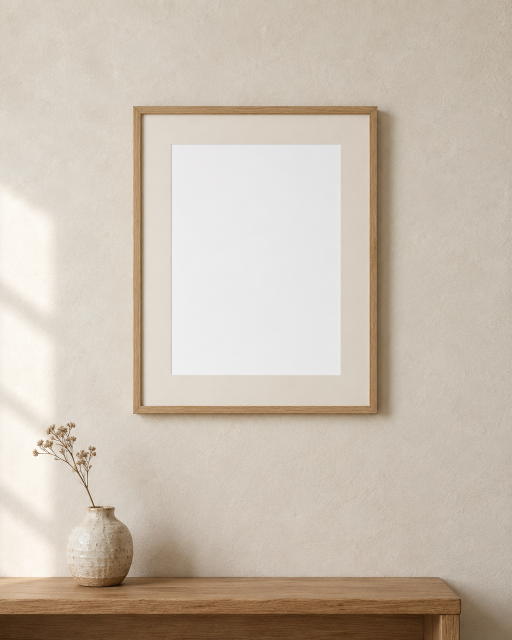
#> input picture mockups/scenes/frame-wall.png, 1024 x 1280 px (shown at 1/2 size)
$ python mockup.py mockups/scenes/frame-wall.png builds/hummingbird-print/fixed.jpg builds/hummingbird-print/mockup-frame.jpg
#> lines starting #> are read from the running program, lines starting #| are printed output that depends on the picture
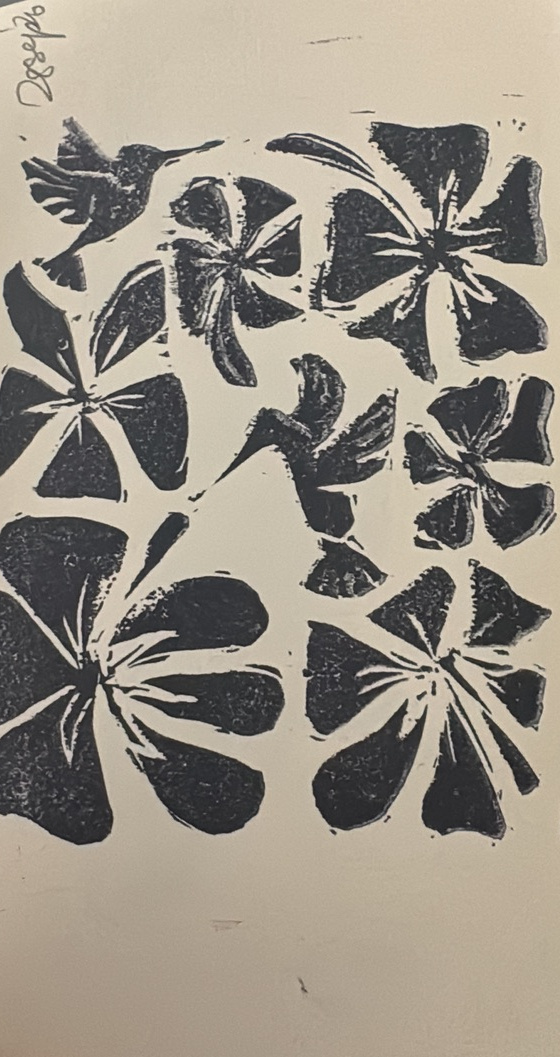
#> input picture builds/hummingbird-print/fixed.jpg, 560 x 1057 px
#> in place, scene is the input picture: PIL image 1024x1280 RGB; mean R, G, B 201.4, 189.8, 176.2
#!/usr/bin/env python3
"""Place a print photo into a mockup scene's blank area (a frame window, a blank sheet).

  python3 mockup.py mockups/scenes/frame-wall.png builds/hummingbird-print/fixed.jpg builds/hummingbird-print/mockup-frame.jpg
  python3 mockup.py --test

The blank area is found by flood-filling from the middle of the scene, so scenes must be
front-facing with the blank area over the centre. The print is only scaled to fit (contain):
never warped, recoloured or cropped.
Needs Pillow: pip install pillow
"""
import sys
from PIL import Image, ImageDraw

MARK = (255, 0, 255)


def blank_area(scene, tolerance=24):
#> called with tolerance = 24
    probe = scene.copy()
    ImageDraw.floodfill(probe, (scene.width // 2, scene.height // 2), MARK, thresh=tolerance)
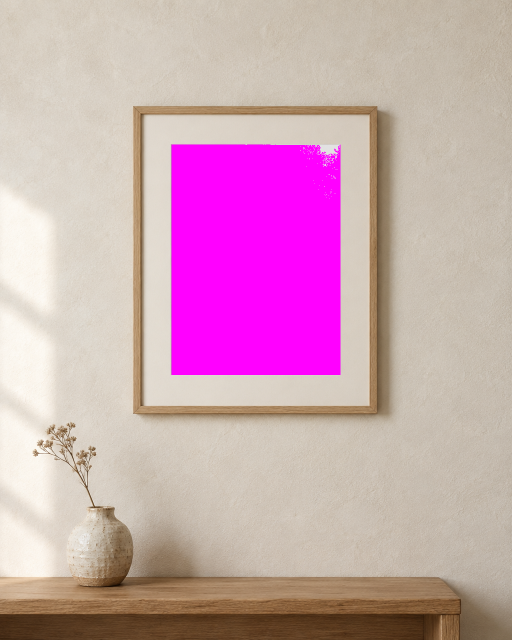
#> probe: PIL image 1024x1280 RGB (shown at 1/2 size); mean R, G, B 203.9, 162.3, 178.8
    mask = Image.new("L", scene.size, 0)
#> mask: PIL image 1024x1280 L; every value is 0
    px, mp = probe.load(), mask.load()
    for y in range(scene.height):
        for x in range(scene.width):
            if px[x, y] == MARK:
                mp[x, y] = 255
    return mask.getbbox()


def place(scene, art, inset=0.04):
    scene = scene.convert("RGB")
    x0, y0, x1, y1 = blank_area(scene)
#> x0 = 343; y0 = 289; x1 = 681; y1 = 750
    # sanity: the area must be a real chunk of the scene, not a leak or a speck
    area = (x1 - x0) * (y1 - y0) / (scene.width * scene.height)
#> area = 0.119
    assert 0.05 < area < 0.8, f"blank area looks wrong ({area:.0%} of scene); check the scene"
    bw, bh = (x1 - x0) * (1 - 2 * inset), (y1 - y0) * (1 - 2 * inset)
#> bw = 311; bh = 424.1
    s = min(bw / art.width, bh / art.height)
#> s = 0.401
    art = art.convert("RGB").resize((round(art.width * s), round(art.height * s)), Image.LANCZOS)
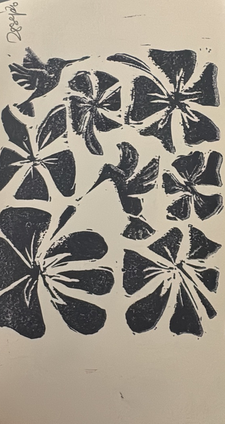
#> art: PIL image 225x424 RGB; mean R, G, B 151.4, 143.8, 132.1
    out = scene.copy()
    out.paste(art, (x0 + (x1 - x0 - art.width) // 2, y0 + (y1 - y0 - art.height) // 2))
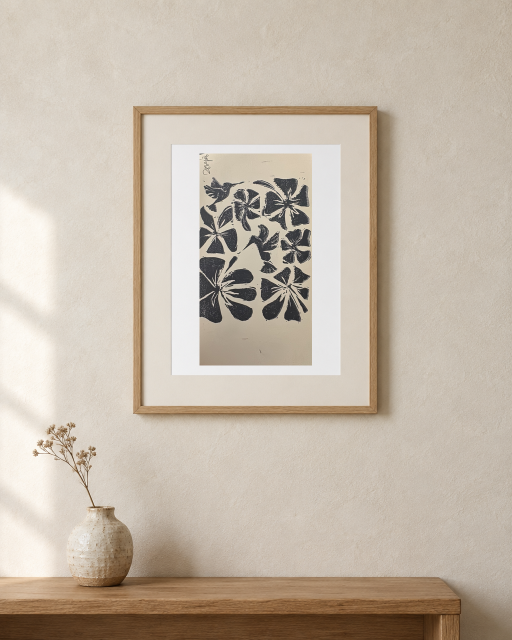
#> out: PIL image 1024x1280 RGB (shown at 1/2 size); mean R, G, B 195.4, 183.3, 168.9
    return out


def test():
    scene = Image.new("RGB", (400, 500), (120, 90, 60))
    ImageDraw.Draw(scene).rectangle((100, 120, 300, 380), fill=(250, 250, 248))
    assert blank_area(scene) == (100, 120, 301, 381)
    out = place(scene, Image.new("RGB", (50, 100), (20, 20, 20)))
    assert out.getpixel((200, 250)) == (20, 20, 20)   # art in the middle of the blank area
    assert out.getpixel((10, 10)) == (120, 90, 60)    # scene untouched outside it
    print("ok")


if __name__ == "__main__":
    a = sys.argv[1:]
    if a == ["--test"]:
        test()
    elif len(a) == 3:
        place(Image.open(a[0]), Image.open(a[1])).save(a[2], quality=92)
        print(f"saved {a[2]}")
    else:
        sys.exit(__doc__)
